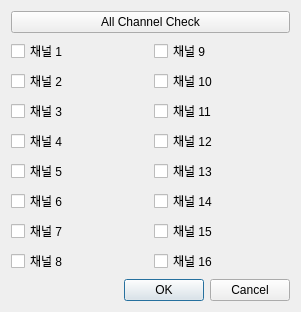
<?xml version="1.0" encoding="UTF-8"?>
<ui version="4.0">
 <class>AlarmMaskDialog</class>
 <widget class="QDialog" name="AlarmMaskDialog">
  <property name="geometry">
   <rect>
    <x>0</x>
    <y>0</y>
    <width>301</width>
    <height>302</height>
   </rect>
  </property>
  <property name="windowTitle">
   <string>알람 마스크 설정</string>
  </property>
  <layout class="QGridLayout" name="gridLayout">
   <item row="4" column="0">
    <widget class="QCheckBox" name="chkCh4">
     <property name="text">
      <string>채널 4</string>
     </property>
    </widget>
   </item>
   <item row="8" column="1">
    <widget class="QCheckBox" name="chkCh16">
     <property name="text">
      <string>채널 16</string>
     </property>
    </widget>
   </item>
   <item row="1" column="1">
    <widget class="QCheckBox" name="chkCh9">
     <property name="text">
      <string>채널 9</string>
     </property>
    </widget>
   </item>
   <item row="14" column="0" colspan="2">
    <widget class="QDialogButtonBox" name="buttonBox">
     <property name="orientation">
      <enum>Qt::Horizontal</enum>
     </property>
     <property name="standardButtons">
      <set>QDialogButtonBox::Cancel|QDialogButtonBox::Ok</set>
     </property>
    </widget>
   </item>
   <item row="3" column="0">
    <widget class="QCheckBox" name="chkCh3">
     <property name="text">
      <string>채널 3</string>
     </property>
    </widget>
   </item>
   <item row="1" column="0">
    <widget class="QCheckBox" name="chkCh1">
     <property name="text">
      <string>채널 1</string>
     </property>
    </widget>
   </item>
   <item row="2" column="0">
    <widget class="QCheckBox" name="chkCh2">
     <property name="text">
      <string>채널 2</string>
     </property>
    </widget>
   </item>
   <item row="2" column="1">
    <widget class="QCheckBox" name="chkCh10">
     <property name="text">
      <string>채널 10</string>
     </property>
    </widget>
   </item>
   <item row="3" column="1">
    <widget class="QCheckBox" name="chkCh11">
     <property name="text">
      <string>채널 11</string>
     </property>
    </widget>
   </item>
   <item row="4" column="1">
    <widget class="QCheckBox" name="chkCh12">
     <property name="text">
      <string>채널 12</string>
     </property>
    </widget>
   </item>
   <item row="7" column="0">
    <widget class="QCheckBox" name="chkCh7">
     <property name="text">
      <string>채널 7</string>
     </property>
    </widget>
   </item>
   <item row="6" column="0">
    <widget class="QCheckBox" name="chkCh6">
     <property name="text">
      <string>채널 6</string>
     </property>
    </widget>
   </item>
   <item row="5" column="0">
    <widget class="QCheckBox" name="chkCh5">
     <property name="text">
      <string>채널 5</string>
     </property>
    </widget>
   </item>
   <item row="8" column="0">
    <widget class="QCheckBox" name="chkCh8">
     <property name="text">
      <string>채널 8</string>
     </property>
    </widget>
   </item>
   <item row="5" column="1">
    <widget class="QCheckBox" name="chkCh13">
     <property name="text">
      <string>채널 13</string>
     </property>
    </widget>
   </item>
   <item row="6" column="1">
    <widget class="QCheckBox" name="chkCh14">
     <property name="text">
      <string>채널 14</string>
     </property>
    </widget>
   </item>
   <item row="7" column="1">
    <widget class="QCheckBox" name="chkCh15">
     <property name="text">
      <string>채널 15</string>
     </property>
    </widget>
   </item>
   <item row="0" column="0" colspan="2">
    <widget class="QPushButton" name="btnAllch">
     <property name="text">
      <string>All Channel Check</string>
     </property>
    </widget>
   </item>
  </layout>
 </widget>
 <resources/>
 <connections>
  <connection>
   <sender>buttonBox</sender>
   <signal>accepted()</signal>
   <receiver>AlarmMaskDialog</receiver>
   <slot>accept()</slot>
   <hints>
    <hint type="sourcelabel">
     <x>248</x>
     <y>254</y>
    </hint>
    <hint type="destinationlabel">
     <x>157</x>
     <y>274</y>
    </hint>
   </hints>
  </connection>
  <connection>
   <sender>buttonBox</sender>
   <signal>rejected()</signal>
   <receiver>AlarmMaskDialog</receiver>
   <slot>reject()</slot>
   <hints>
    <hint type="sourcelabel">
     <x>316</x>
     <y>260</y>
    </hint>
    <hint type="destinationlabel">
     <x>286</x>
     <y>274</y>
    </hint>
   </hints>
  </connection>
 </connections>
</ui>
